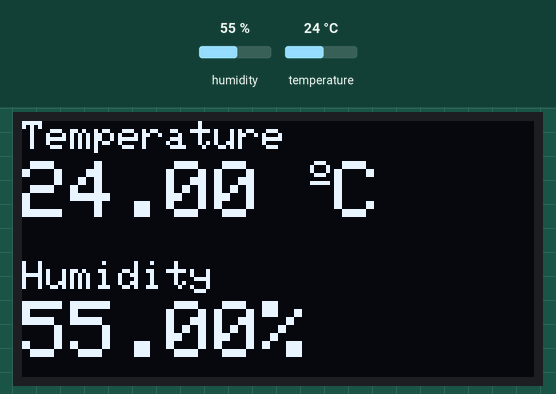
Simulated run of this sketch. Board: Arduino Uno, built with avr-gcc and run on an emulated ATmega328P. On the bench: 128×64 one-colour display. The inputs (shaded band) are chosen by the test bench; at power-on: humidity 55 %, temperature 24 °C. What the sketch prints to the serial monitor is not drawn.

Above: at 7.6 s.
7.7 s: humidity set to 22 %
At 13.4 s:
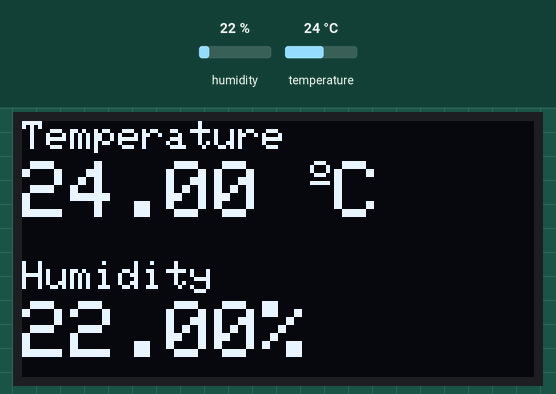
15.2 s: temperature set to 12 °C
At 18.0 s:
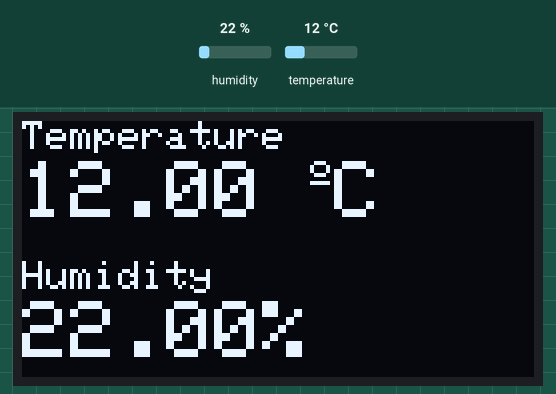
22.7 s: humidity set to 40 %
At 28.5 s:
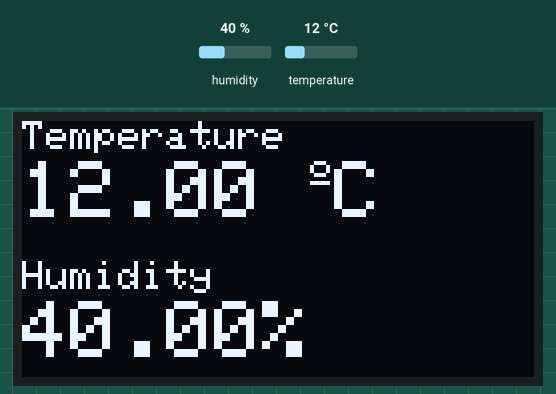
30.2 s: temperature set to 19 °C
At 33.1 s:
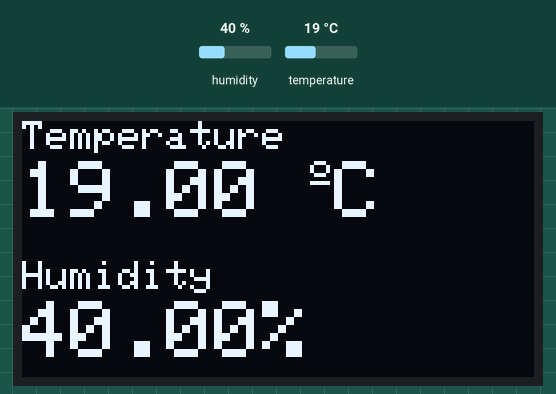
Timing chart, 0 to 34.6 s (numbered marks = the images above; inputs shaded):
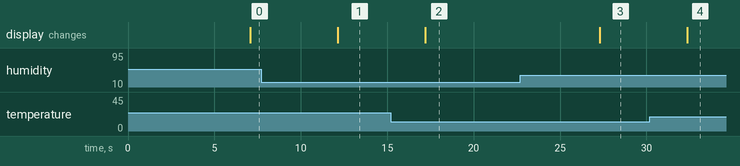

Measured:
- after the input at 7.7 s, the display: changes after 4.4 s (image 1)
- after the input at 15.2 s, the display: changes after 2.0 s (image 2)
- after the input at 22.7 s, the display: changes after 4.6 s (image 3)
- after the input at 30.2 s, the display: changes after 2.2 s (image 4)

The sketch:

OLED_and_DHT11.ino
```cpp
#include <Wire.h>
#include <Adafruit_GFX.h>
#include <Adafruit_SSD1306.h>

#include <DHT.h>

#define DHTPIN 2
#define DHTTYPE DHT11

#define SCREEN_WIDTH 128
#define SCREEN_HEIGHT 64

Adafruit_SSD1306 display(SCREEN_WIDTH, SCREEN_HEIGHT, &Wire, -1);
DHT dht(DHTPIN, DHTTYPE);

void setup() {
  // put your setup code here, to run once:
  Serial.begin(115200);
  pinMode(7, OUTPUT); // To provide power supply to DHT
  if (!display.begin(SSD1306_SWITCHCAPVCC, 0x3C)) {
    Serial.println(F("SSD1306 allocation failed"));
    for (;;);
  }
  delay(2000);
  display.clearDisplay();
  display.setTextColor(WHITE);
}

void loop() {
  delay(5000);
  int chk = dht.read();  // Corrected syntax for reading from DHT sensor
  digitalWrite(7, HIGH);
  Serial.print("Humidity(%): ");
  Serial.println((float)dht.readHumidity(), 2);  // Corrected syntax for humidity
  Serial.print("Temperature (C): ");
  Serial.println((float)dht.readTemperature(), 2);  // Corrected syntax for temperature
  float t = dht.readTemperature();
  float h = dht.readHumidity();
  if (isnan(h) || isnan(t)) {
    Serial.println("Failed to read from DHT sensor");
  }
  display.clearDisplay();
  display.setTextSize(1);
  display.setCursor(0, 0);
  display.print("Temperature");
  display.setTextSize(2);
  display.setCursor(0, 10);
  display.print(t);
  display.print(" ");
  display.setTextSize(1);
  display.cp437(true);
  display.write(167);
  display.setTextSize(2);
  display.print("C");
  display.setTextSize(1);
  display.setCursor(0, 35);
  display.print("Humidity");
  display.setTextSize(2);
  display.setCursor(0, 45);
  display.print(h);
  display.print("%");
  display.display();
}
```
